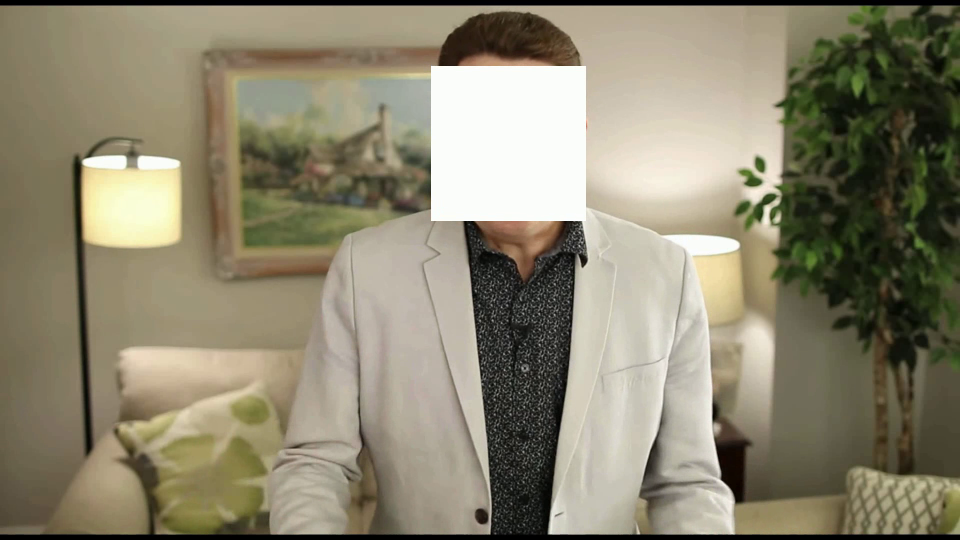
#> input picture frame 9 of 8. Video Processing 2/blurred_smile2.avi, 1920 x 1080 px, given in place of smile.mp4, which was not available (shown at 1/2 size)
$ python main2.py
#> lines starting #> are read from the running program, lines starting #| are printed output that depends on the picture; after the words box and inside, x2 and y2 are one past the last pixel; in counts of white or black regions, pixels touching at a corner belong together; pictures that were not available may be replaced by others from this repository, and a replacement may not be noted
import cv2

video = cv2.VideoCapture('smile.mp4')
success, frame = video.read()
#> frame is the input picture: shape (1080, 1920, 3); mean B, G, R 111.7, 133.5, 139.6

height = frame.shape[0]
#> height = 1080
width = frame.shape[1]
#> width = 1920

face_cascade = cv2.CascadeClassifier('faces.xml')
output = cv2.VideoWriter('blurred_smile2.avi', cv2.VideoWriter_fourcc(*'DIVX'), 30, (width, height))

count = 0
while success:
  faces = face_cascade.detectMultiScale(frame, 1.1, 4)
#> faces = [[1684, 936, 50, 50]]
  for (x, y, w, h) in faces:
    cv2.rectangle(frame, (x, y), (x + w, y + h), (255, 255, 255), -1)
#> this loop made 1 pass
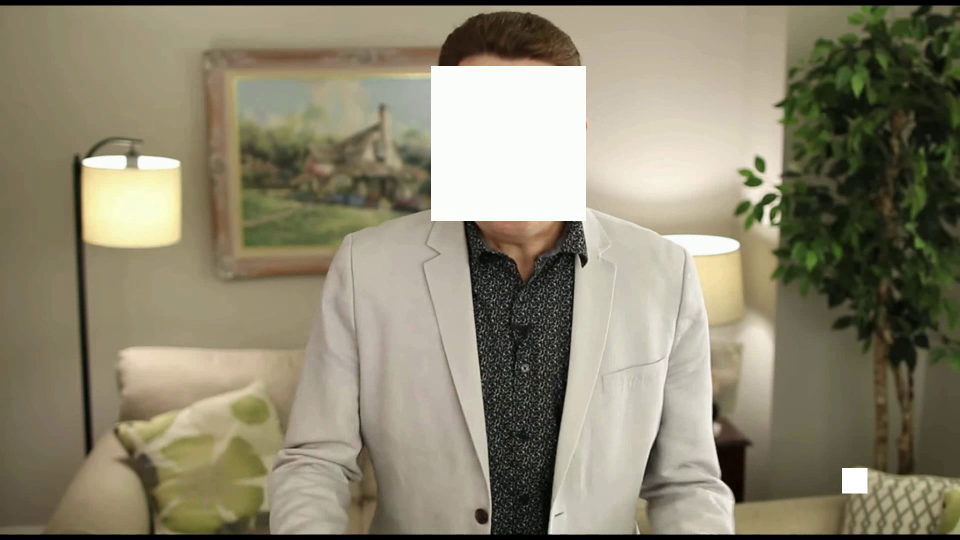
#> frame: shape (1080, 1920, 3) (shown at 1/2 size); 0.13% of pixels changed, all inside (x1, y1, x2, y2) = (1684, 936, 1735, 987)
  output.write(frame)
  success, frame = video.read()
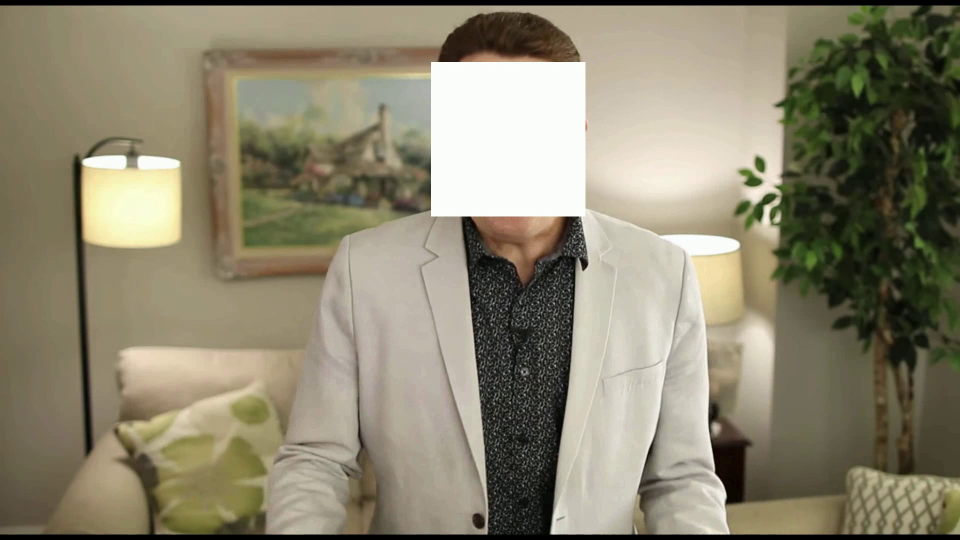
#> input picture frame 10 of 8. Video Processing 2/blurred_smile2.avi, 1920 x 1080 px, given in place of smile.mp4, which was not available (shown at 1/2 size)
#> frame is the input picture: shape (1080, 1920, 3); mean B, G, R 111.5, 133.2, 139.4
  count += 1
  print(count)

output.release()

$ run again, starting later in the video
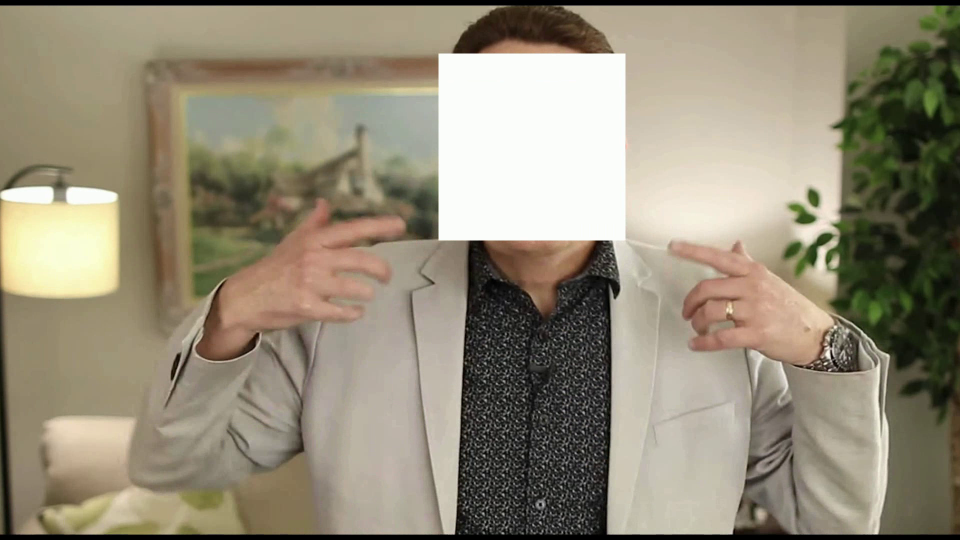
#> input picture frame 40 of 8. Video Processing 2/blurred_smile2.avi, 1920 x 1080 px, given in place of smile.mp4, which was not available (shown at 1/2 size)
#> frame is the input picture: shape (1080, 1920, 3); mean B, G, R 119.9, 139.5, 147.6
#> faces = [[451, 865, 181, 181]]
#> the loop `for (x, y, w, h) in faces:` made 1 pass
#> after the loop `for (x, y, w, h) in faces:`:
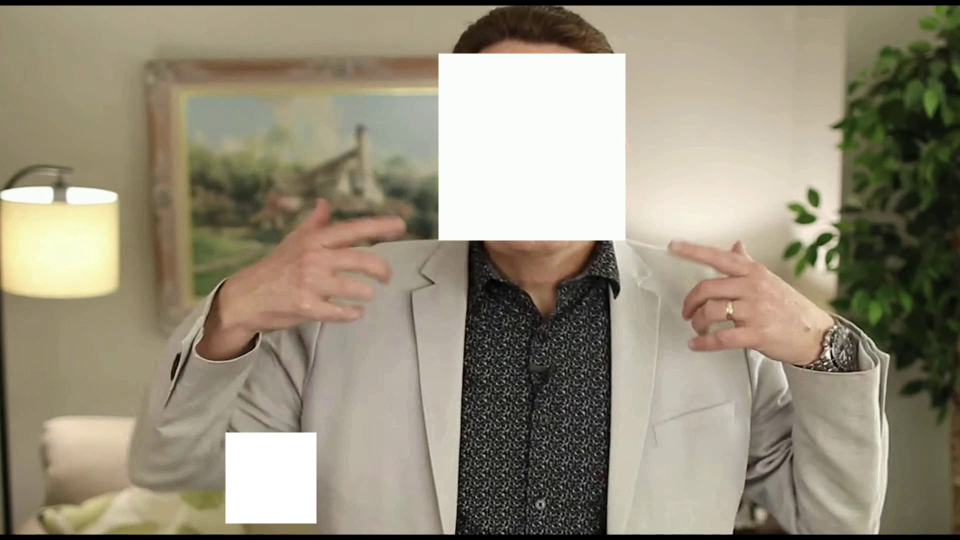
#> frame: shape (1080, 1920, 3) (shown at 1/2 size); 1.6% of pixels changed, all inside (x1, y1, x2, y2) = (451, 865, 633, 1047)
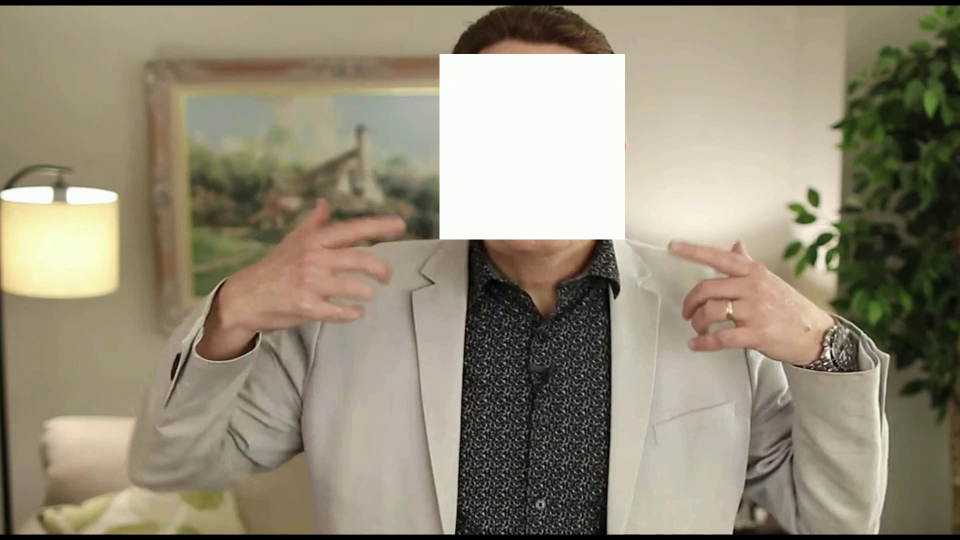
#> input picture frame 41 of 8. Video Processing 2/blurred_smile2.avi, 1920 x 1080 px, given in place of smile.mp4, which was not available (shown at 1/2 size)
#> frame is the input picture: shape (1080, 1920, 3); mean B, G, R 119.6, 139.3, 147.4

$ run again, starting later in the video
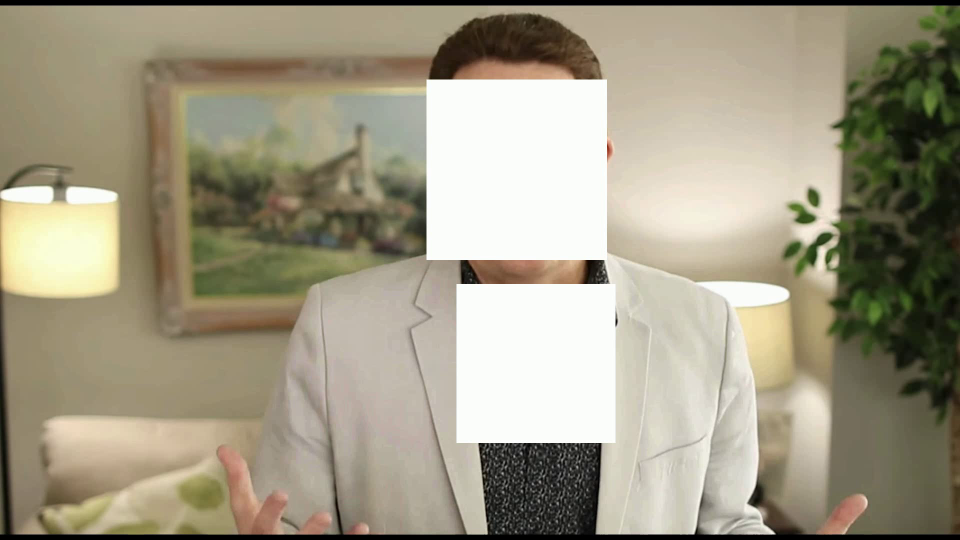
#> input picture frame 72 of 8. Video Processing 2/blurred_smile2.avi, 1920 x 1080 px, given in place of smile.mp4, which was not available (shown at 1/2 size)
#> frame is the input picture: shape (1080, 1920, 3); mean B, G, R 132.7, 153.7, 160.3
#> faces = ()
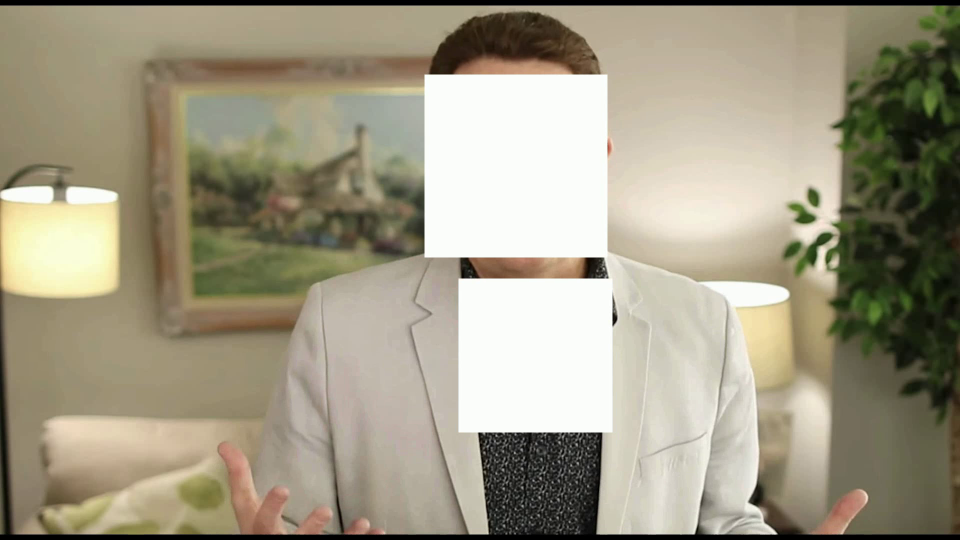
#> input picture frame 73 of 8. Video Processing 2/blurred_smile2.avi, 1920 x 1080 px, given in place of smile.mp4, which was not available (shown at 1/2 size)
#> frame is the input picture: shape (1080, 1920, 3); mean B, G, R 132.4, 153.5, 160.1
